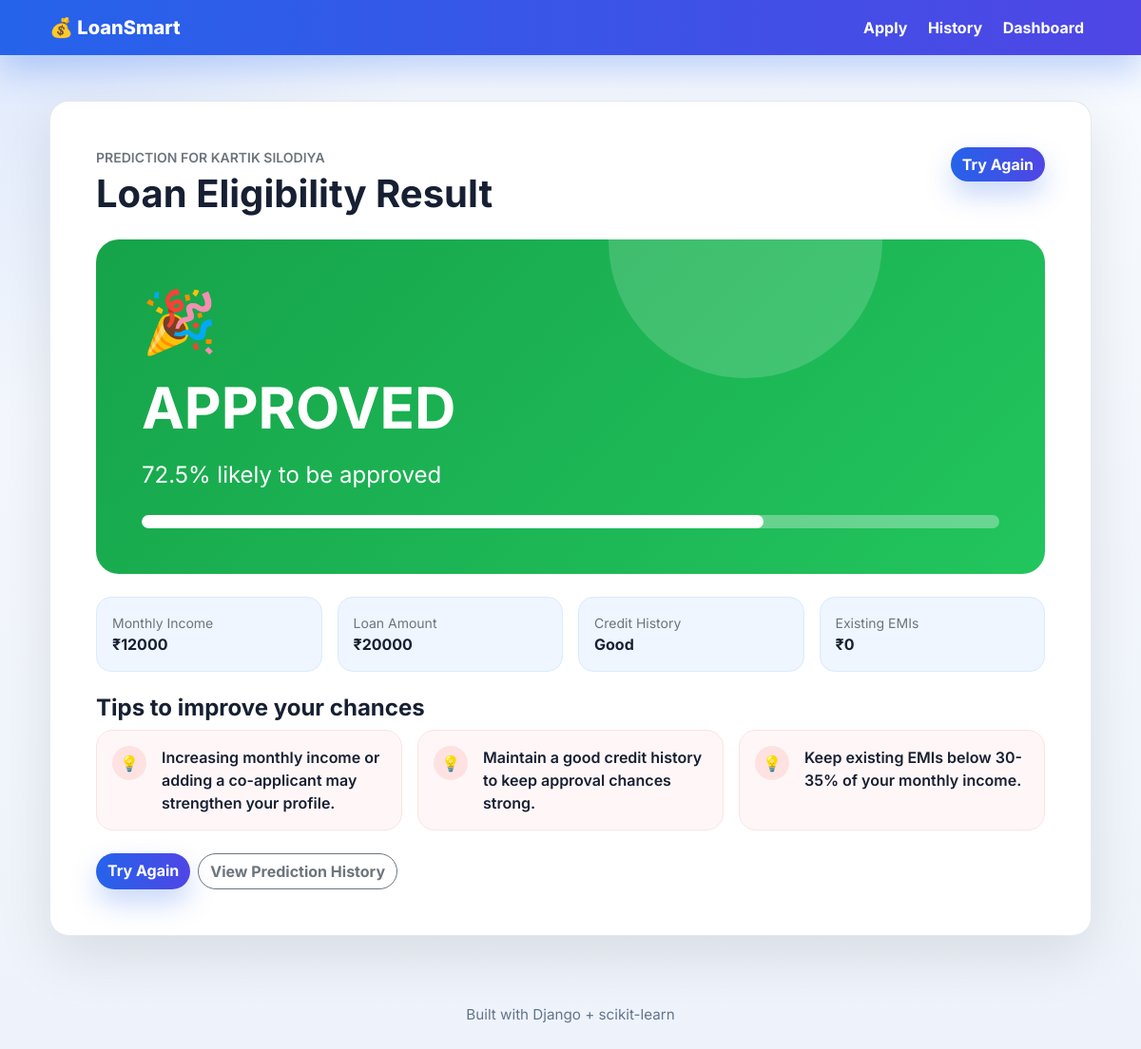
Screenshot of /result/2/ with the database file from the repository.
### loan_app/models.py (models this page shows, shortened)
class LoanApplication(models.Model):
    GENDER_CHOICES = [
        ("Male", "Male"),
        ("Female", "Female"),
    ]
    EMPLOYMENT_CHOICES = [
        ("Salaried", "Salaried"),
        ("Self-Employed", "Self-Employed"),
        ("Unemployed", "Unemployed"),
    ]
    DURATION_CHOICES = [
        (12, "12 months"),
        (24, "24 months"),
        (36, "36 months"),
        (60, "60 months"),
    ]
    CREDIT_HISTORY_CHOICES = [
        ("Good", "Good"),
        ("Bad", "Bad"),
        ("No History", "No History"),
    ]
    DEPENDENTS_CHOICES = [
        ("0", "0"),
        ("1", "1"),
        ("2", "2"),
        ("3+", "3+"),
    ]
    PREDICTION_CHOICES = [
        ("APPROVED", "Approved"),
        ("REJECTED", "Rejected"),
    ]
    full_name = models.CharField(max_length=100)
    age = models.PositiveIntegerField()
    gender = models.CharField(max_length=10, choices=GENDER_CHOICES)
    monthly_income = models.PositiveIntegerField(help_text="Monthly income in ₹")
    employment_status = models.CharField(max_length=20, choices=EMPLOYMENT_CHOICES)
    loan_amount = models.PositiveIntegerField(help_text="Requested loan amount in ₹")
    loan_duration = models.PositiveIntegerField(choices=DURATION_CHOICES)
    credit_history = models.CharField(max_length=20, choices=CREDIT_HISTORY_CHOICES)
    dependents = models.CharField(max_length=2, choices=DEPENDENTS_CHOICES)
    existing_emis = models.PositiveIntegerField(default=0, help_text="Existing EMIs per month in ₹")
    prediction = models.CharField(
        max_length=10,
        choices=PREDICTION_CHOICES,
        blank=True,
    )
    confidence = models.FloatField(default=0)
    tips = models.JSONField(default=list, blank=True)
    created_at = models.DateTimeField(auto_now_add=True)
    class Meta:
        ordering = ["-created_at"]

### loan_app/views.py (the view)
# urls.py: path("result/<int:pk>/", views.result, name="result"),
def result(request, pk):
    application = get_object_or_404(LoanApplication, pk=pk)
    return render(request, "result.html", {"application": application})

### loan_app/templates/result.html (shortened to what this page needs)
{% extends "base.html" %}
{% block content %}
<div class="result-panel bg-white p-4 p-md-5">
    <div class="d-flex flex-column flex-md-row justify-content-between gap-3 mb-4">
        <div>
            <p class="text-uppercase text-secondary fw-semibold small mb-1">Prediction for {{ application.full_name }}</p>
            <h1 class="fw-bold mb-0">Loan Eligibility Result</h1>
        </div>
        <a class="btn btn-gradient align-self-start" href="{% url 'loan_app:form' %}">Try Again</a>
    </div>
    {% if application.prediction == "APPROVED" %}
        <div class="status-card status-approved p-4 p-md-5 mb-4">
            <div class="status-content">
                <div class="display-3 mb-2">🎉</div>
                <div class="badge-result fw-bold mb-2">APPROVED</div>
                <p class="fs-4 mb-4">{{ application.confidence }}% likely to be approved</p>
                <div class="confidence-track" aria-label="Confidence bar">
                    <div class="confidence-fill"></div>
                </div>
            </div>
        </div>
    {% endif %}
    <div class="row g-3 mb-4">
        <div class="col-md-3">
            <div class="metric p-3 h-100">
                <div class="text-secondary small">Monthly Income</div>
                <div class="fw-bold">₹{{ application.monthly_income }}</div>
            </div>
        </div>
        <div class="col-md-3">
            <div class="metric p-3 h-100">
                <div class="text-secondary small">Loan Amount</div>
                <div class="fw-bold">₹{{ application.loan_amount }}</div>
            </div>
        </div>
        <div class="col-md-3">
            <div class="metric p-3 h-100">
                <div class="text-secondary small">Credit History</div>
                <div class="fw-bold">{{ application.credit_history }}</div>
            </div>
        </div>
        <div class="col-md-3">
            <div class="metric p-3 h-100">
                <div class="text-secondary small">Existing EMIs</div>
                <div class="fw-bold">₹{{ application.existing_emis }}</div>
            </div>
        </div>
    </div>
    <h2 class="h4 fw-bold">Tips to improve your chances</h2>
    <div class="row g-3 mb-4">
        {% for tip in application.tips %}
            <div class="col-md-4">
                <div class="tip-card h-100 p-3 d-flex gap-3">
                    <span class="tip-icon">💡</span>
                    <div class="fw-semibold">{{ tip }}</div>
                </div>
            </div>
        {% endfor %}
    </div>
    <div class="d-flex flex-wrap gap-2">
        <a class="btn btn-gradient" href="{% url 'loan_app:form' %}">Try Again</a>
        <a class="btn btn-outline-secondary" href="{% url 'loan_app:history' %}">View Prediction History</a>
    </div>
</div>
{% endblock %}

### loan_app/templates/base.html (style rules this page uses)
:root { --brand-blue: #2563eb; --brand-indigo: #4f46e5; --ink: #172033; --muted: #64748b; --soft-blue: #eff6ff; --line: #e5e7eb; }
* { transition: background-color 0.2s ease, border-color 0.2s ease, box-shadow 0.2s ease, transform 0.2s ease; }
body { min-height: 100vh; background: radial-gradient(circle at top left, rgba(37, 99, 235, 0.12), transparent 28rem), linear-gradient(180deg, #f8fbff 0%, #eef3fb 100%); color: var(--ink); font-family: "Inter", system-ui, -apple-system, BlinkMacSystemFont, "Segoe UI", sans-serif; }
.form-card, .result-panel, .history-card { border: 1px solid rgba(226, 232, 240, 0.9); border-radius: 20px; box-shadow: 0 20px 60px rgba(0, 0, 0, 0.1); }
.badge-result { font-size: clamp(2rem, 5vw, 4rem); letter-spacing: 0; }
.metric { background: var(--soft-blue); border: 1px solid #dbeafe; border-radius: 16px; }
.btn { border-radius: 999px; font-weight: 700; }
.btn-gradient { background: linear-gradient(90deg, var(--brand-blue), var(--brand-indigo)); border: 0; color: #ffffff; box-shadow: 0 14px 28px rgba(37, 99, 235, 0.25); }

### rows the page displays
LoanApplication: full_name "KARTIK SILODIYA", confidence "72.5", monthly_income "12000", loan_amount "20000", credit_history "Good", existing_emis "0"

### other values shown
{{ tip }} "Increasing monthly income or adding a co-applicant may strengthen your profile." "Maintain a good credit history to keep approval chances strong." "Keep existing EMIs below 30-35% of your monthly income."
